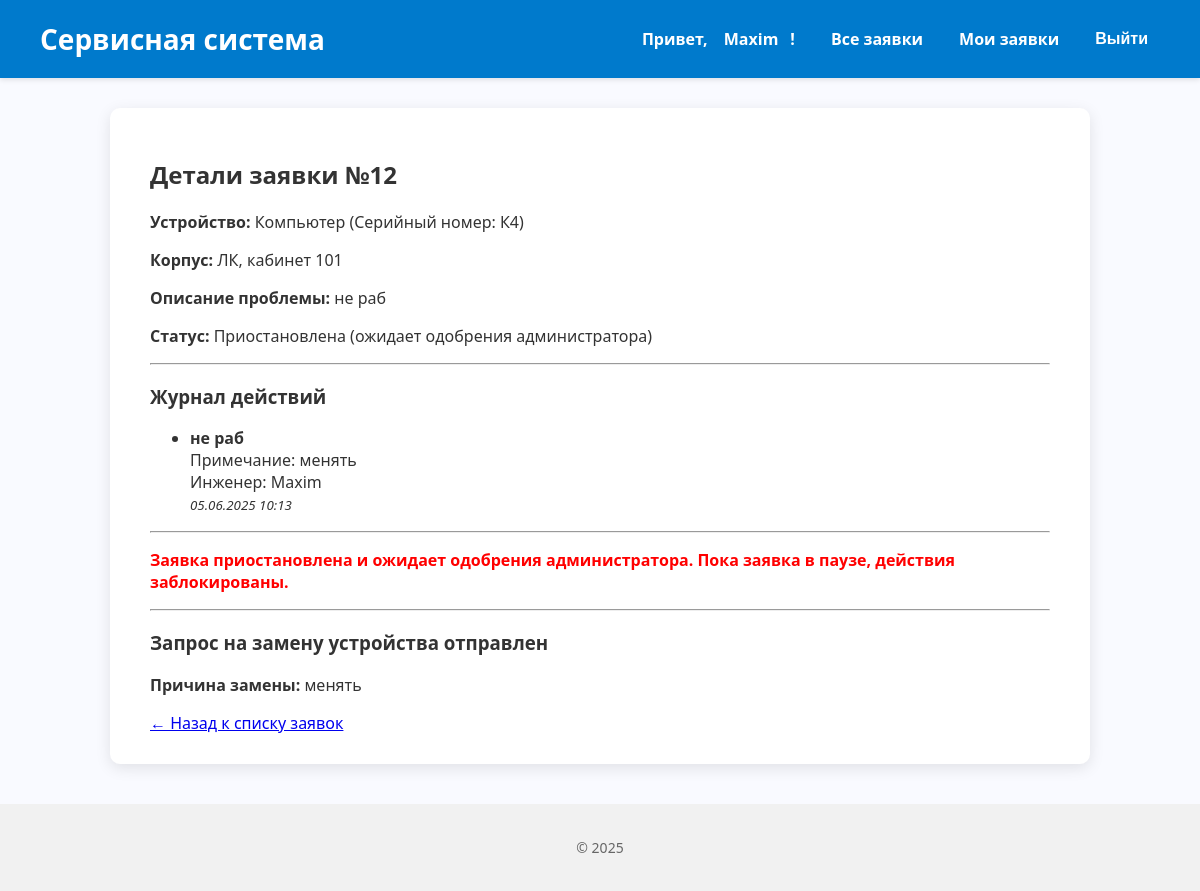
Page /engineer/request/12/ (signed in) on the committed database.
### core/models.py (models this page shows, shortened)
class User(AbstractUser):
    ROLE_CHOICES = [
        ('admin', 'Администратор'),
        ('engineer', 'Инженер'),
        ('teacher', 'Преподаватель'),
    ]
    role = models.CharField(max_length=20, choices=ROLE_CHOICES, blank=True, null=True)

class ServiceRequest(models.Model):
    device = models.ForeignKey(Device, on_delete=models.CASCADE, related_name='service_requests', verbose_name="Устройство")
    created_by = models.ForeignKey(
        settings.AUTH_USER_MODEL, on_delete=models.SET_NULL,
        null=True, related_name='requests_created', verbose_name="Создал"
    )
    assigned_engineer = models.ForeignKey(
        settings.AUTH_USER_MODEL, on_delete=models.SET_NULL,
        null=True, blank=True, related_name='assigned_requests', verbose_name="Инженер"
    )
    created_at = models.DateTimeField("Дата создания", auto_now_add=True)
    description = models.TextField("Описание проблемы")
    is_completed = models.BooleanField("Завершено", default=False)
    requires_replacement = models.BooleanField("Требуется замена", default=False)
    is_paused = models.BooleanField("Приостановлена (ожидание замены)", default=False)
    replacement_requested = models.BooleanField("Запрос на замену оборудования", default=False)
    class Meta:
        verbose_name = "Заявка на обслуживание"
        verbose_name_plural = "Заявки на обслуживание"

class Device(models.Model):
    cabinet = models.ForeignKey(Cabinet, on_delete=models.CASCADE, related_name='devices', verbose_name="Кабинет")
    name = models.CharField("Название устройства", max_length=100)
    serial_number = models.CharField("Серийный номер", max_length=100, unique=True)
    purchase_date = models.DateField("Дата покупки")
    cost = models.DecimalField("Стоимость", max_digits=10, decimal_places=2)
    class Meta:
        verbose_name = "Устройство"
        verbose_name_plural = "Устройства"

class Cabinet(models.Model):
    number = models.CharField("Номер кабинета", max_length=10)
    building = models.CharField("Корпус", max_length=50)
    class Meta:
        verbose_name = "Кабинет"
        verbose_name_plural = "Кабинеты"

class ServiceLog(models.Model):
    request = models.ForeignKey(ServiceRequest, on_delete=models.CASCADE, related_name='service_logs', verbose_name="Заявка")
    engineer = models.ForeignKey(
        settings.AUTH_USER_MODEL, on_delete=models.SET_NULL,
        null=True, related_name='service_logs', verbose_name="Инженер"
    )
    action_date = models.DateTimeField("Дата действия", auto_now_add=True)
    action_type = models.CharField("Тип действия", max_length=50)  # установка, диагностика, ремонт
    notes = models.TextField("Примечания", blank=True)
    cost = models.DecimalField("Стоимость работы", max_digits=10, decimal_places=2, default=0.0)
    class Meta:
        verbose_name = "Журнал обслуживания"
        verbose_name_plural = "Журналы обслуживания"

class ReplacementRequest(models.Model):
    service_request = models.OneToOneField(ServiceRequest, on_delete=models.CASCADE, related_name='replacement_request')
    engineer = models.ForeignKey(settings.AUTH_USER_MODEL, on_delete=models.CASCADE)
    reason = models.TextField("Причина замены", blank=True, null=True)
    created_at = models.DateTimeField(auto_now_add=True)
    new_device_model = models.CharField("Модель нового устройства", max_length=255, blank=True, null=True)
    new_device_serial = models.CharField("Серийный номер нового устройства", max_length=255, blank=True, null=True)
    admin_approved = models.BooleanField("Одобрено администратором", default=False)
    approved_at = models.DateTimeField("Дата одобрения", blank=True, null=True)
    class Meta:
        verbose_name = "Запрос на замену устройства"
        verbose_name_plural = "Запросы на замену устройств"

### core/views.py (the view, shortened to what this page needs)
# urls.py: path('engineer/request/<int:request_id>/', views.engineer_request_detail, name='engineer_request_detail'),
@login_required
@engineer_required
def engineer_request_detail(request, request_id):
    service_request = get_object_or_404(ServiceRequest, id=request_id)
    replacement_request = ReplacementRequest.objects.filter(service_request=service_request).first()
    if service_request.is_paused:
        logs = service_request.service_logs.select_related('engineer').order_by('-action_date')
        context = {
            'request': service_request,
            'logs': logs,
            'replacement_request': replacement_request,
            'paused_message': "Заявка приостановлена и ожидает одобрения администратора.",
        }
        return render(request, 'core/engineer_request_detail.html', context)

### core/templates/core/engineer_request_detail.html (shortened to what this page needs)
{% extends 'base.html' %}
{% block content %}
<h2>Детали заявки №{{ request.id }}</h2>
<p><strong>Устройство:</strong> {{ request.device.name }} (Серийный номер: {{ request.device.serial_number }})</p>
<p><strong>Корпус:</strong> {{ request.device.cabinet.building }}, кабинет {{ request.device.cabinet.number }}</p>
<p><strong>Описание проблемы:</strong> {{ request.description }}</p>
<p><strong>Статус:</strong>
  {% if request.is_completed %}
    Выполнена
  {% elif request.is_paused %}
    Приостановлена (ожидает одобрения администратора)
  {% else %}
    В работе
  {% endif %}
</p>
<hr>
<h3>Журнал действий</h3>
{% if logs %}
  <ul>
    {% for log in logs %}
      <li>
        <strong>{{ log.action_type }}</strong><br>
        {% if log.notes %}
          Примечание: {{ log.notes }}<br>
        {% endif %}
        Инженер: {{ log.engineer.username }}<br>
        <small><em>{{ log.action_date|date:"d.m.Y H:i" }}</em></small>
      </li>
    {% endfor %}
  </ul>
{% else %}
  <p>Нет записей в журнале.</p>
{% endif %}
<hr>
{% if not request.is_completed %}
  {% if request.is_paused %}
    <p style="color: red; font-weight: bold;">
      Заявка приостановлена и ожидает одобрения администратора. Пока заявка в паузе, действия заблокированы.
    </p>
  {% endif %}
  {% if replacement_request %}
    <hr>
    <h3>Запрос на замену устройства отправлен</h3>
    <p><strong>Причина замены:</strong> {{ replacement_request.reason }}</p>
  {% endif %}
{% else %}
  <p><em>Заявка выполнена.</em></p>
{% endif %}
<a href="{% url 'engineer_dashboard' %}">← Назад к списку заявок</a>
{% endblock %}

### core/templates/base.html (shortened to what this page needs)
<!DOCTYPE html>
<html lang="ru">
<head>
</head>
<body>
  <header>
    <h1>Сервисная система</h1>
    <nav>
      {% if user.is_authenticated %}
        <span>Привет, <a href="{% url 'profile' %}">{{ user.username }}</a>!</span>
        {% if user.role == 'teacher' %}
          <a href="{% url 'create_request' %}" class="{% if request.path == '/create-request/' %}active{% endif %}">Создать заявку</a>
          <a href="{% url 'my_requests' %}" class="{% if request.path == '/my-requests/' %}active{% endif %}">Мои заявки</a>
        {% elif user.role == 'engineer' %}
          <a href="{% url 'all_active_requests' %}" class="{% if request.path == '/engineer/all-active/' %}active{% endif %}">Все заявки</a>
          <a href="{% url 'my_active_requests' %}" class="{% if request.path == '/engineer/my-active/' %}active{% endif %}">Мои заявки</a>
        {% elif user.role == 'admin' %}
          <a href="{% url 'admin_active_requests' %}" class="{% if request.path == '/dashboard/admin/active/' %}active{% endif %}">Активные</a>
          <a href="{% url 'admin_completed_requests' %}" class="{% if request.path == '/dashboard/admin/completed/' %}active{% endif %}">Завершённые</a>
        {% endif %}
        <form method="post" action="{% url 'logout' %}" class="logout-form">
          <button type="submit">Выйти</button>
        </form>
      {% else %}
        {% if request.path != '/login/' %}
          <a href="{% url 'login' %}">Войти</a>
        {% endif %}
      {% endif %}
    </nav>
  </header>
  <main>
    {% block content %}{% endblock %}
  </main>
  <footer>
    <p>© 2025</p>
  </footer>
</body>
</html>

### core/templates/base.html (style rules this page uses)
body { font-family: 'Segoe UI', Tahoma, Geneva, Verdana, sans-serif; background-color: #f9faff; margin: 0; padding: 0; color: #333; }
header { background-color: #007acc; color: white; padding: 20px 40px; box-shadow: 0 2px 5px rgba(0,0,0,0.1); display: flex; align-items: center; justify-content: space-between; }
header h1 { margin: 0; font-weight: 700; font-size: 28px; }
nav { display: flex; align-items: center; gap: 12px; }
nav a, nav span { color: white; font-weight: 600; text-decoration: none; padding: 6px 12px; border-radius: 4px; transition: background-color 0.3s ease; }
main { max-width: 900px; margin: 30px auto; background-color: white; padding: 30px 40px; border-radius: 10px; box-shadow: 0 4px 15px rgba(0,0,0,0.1); }
footer { text-align: center; color: #666; padding: 20px 0; font-size: 14px; background-color: #f1f1f1; margin-top: 40px; }
form.logout-form { display: inline; }
form.logout-form button { background: none; border: none; color: white; cursor: pointer; padding: 6px 12px; font-weight: 600; font-size: 1em; border-radius: 4px; transition: background-color 0.3s ease; }

### rows in the picture
User: username "Maxim"
ServiceRequest: id "12", device.name "Компьютер", device.serial_number "К4", device.cabinet.building "ЛК", device.cabinet.number "101", description "не раб"
ServiceLog: action_type "не раб", notes "менять", engineer.username "Maxim", action_date "05.06.2025 10:13"
ReplacementRequest: reason "менять"
